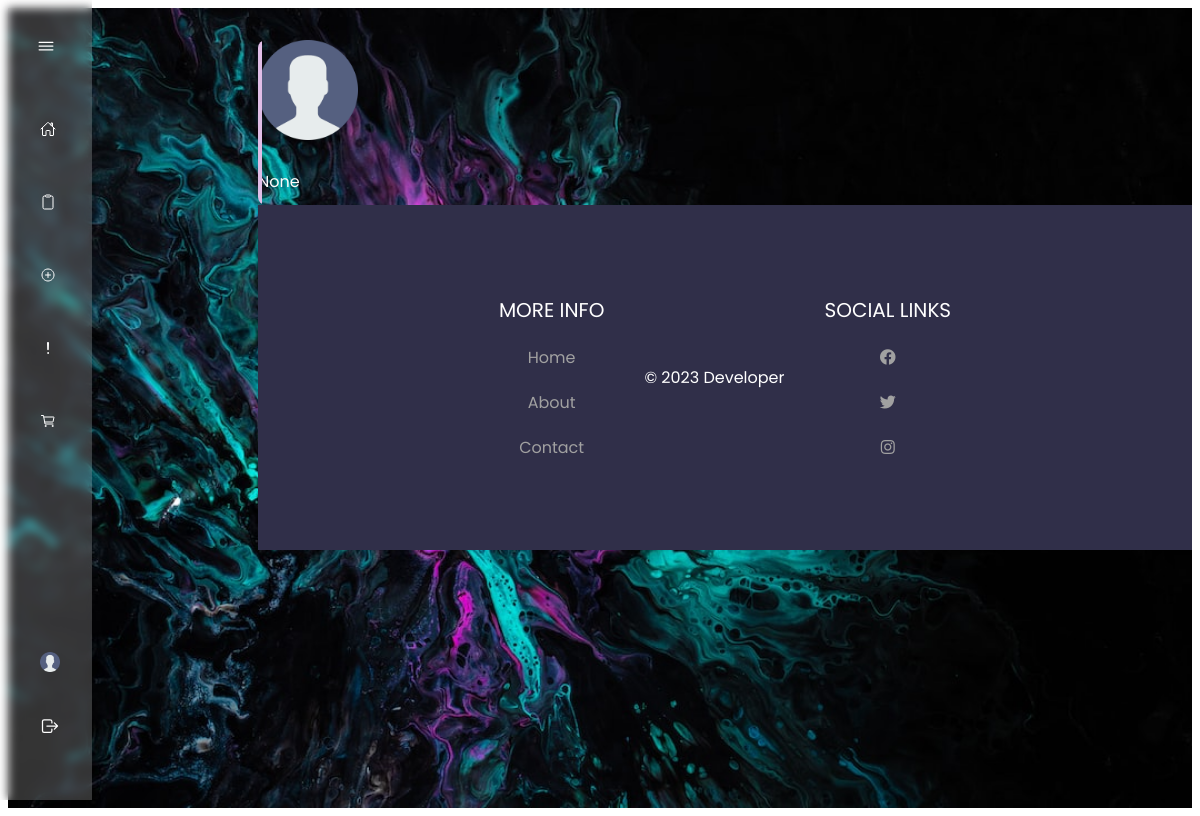
Before: /profile/news/1 (signed in) with the older database file.
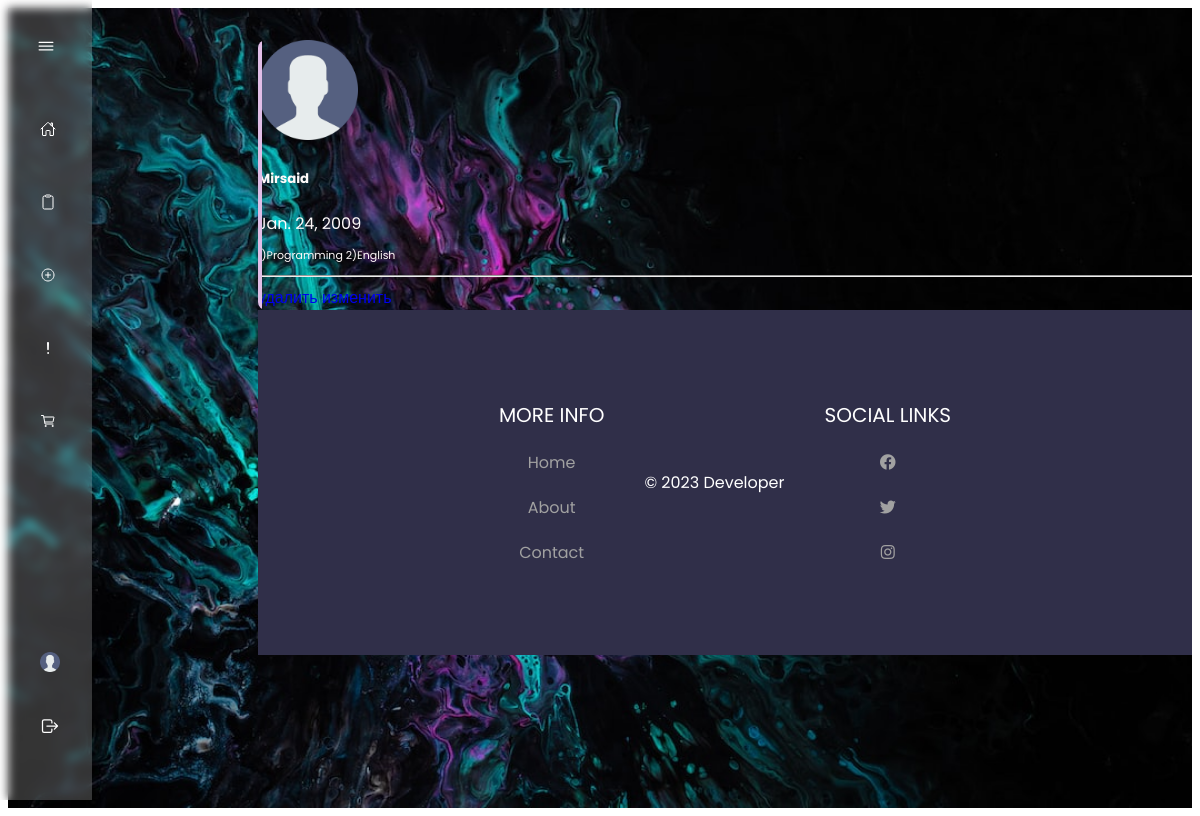
After: the same page with the newer database file.
### Profile/models.py (models this page shows, shortened)
class UserProfile(models.Model):
    user = models.OneToOneField(User, on_delete=models.CASCADE)
    first_name = models.CharField(max_length=50)
    last_name = models.CharField(max_length=50)
    birth_date = models.DateField(null=True, blank=True)
    interests = models.TextField(max_length=100)
    last_visit = models.DateTimeField(null=True, blank=True)
    profile_image = models.ImageField(upload_to='images/', default='images/default.jpg')

### Profile/views.py (the view)
# urls.py: path('news/<int:pk>', ProfileDetailViews.as_view(), name='profile_detail'),
class ProfileDetailViews(DetailView):
    model = UserProfile
    template_name = 'profile/detail_views.html'
    context_object_name = 'profile'

### Profile/templates/profile/detail_views.html (shortened to what this page needs)
{% extends 'main/base.html' %}
{% load static %}
{% block content %}
    <div class="container mt-5">
        <div class="row d-flex justify-content-center">
            <div class="col-md-7">
                {% if profile %}
                    <div class="card p-3 py-4" style="background-color: {{ profile.color }}">
                        <div class="text-center">
                            {% if user_profile.profile_image %}
                                <img src="{{ user_profile.profile_image.url }}" width="100" class="rounded-circle">
                            {% else %}
                                <img src="{% static 'images/default.jpg' %}" width="100" class="rounded-circle">
                            {% endif %}
                        </div>
                        <div class="text-center mt-3">
                            <h5 class="mt-2 mb-0">{{ profile.first_name }}</h5>
                            <span>{{ profile.birth_date }}</span>
                            <div class="px-4 mt-1">
                                <p class="fonts">{{ profile.interests }}</p>
                            </div>
                            {% if user.is_authenticated and user == profile.user %}
                                <hr>
                                <a href="{% url 'delete_detail' profile.id %}" class="btn btn-warning">удалить</a>
                                <a href="{% url 'profiles' %}" class="btn btn-warning">изменить</a>
                            {% endif %}
                        </div>
                    </div>
                {% else %}
                    <p>No profile found.</p>
                    <a href="{% url 'profiles' %}" class="btn btn-primary">Create Profile</a>
                {% endif %}
            </div>
        </div>
    </div>
{% endblock content %}

Changed rows visible on the page:
changed UserProfile: first_name (not shown) → "Mirsaid"; birth_date "None" → "Jan. 24, 2009"; interests (not shown) → "1)Programming 2)English"
Other visible differences:
text now shown: "удалить изменить"
